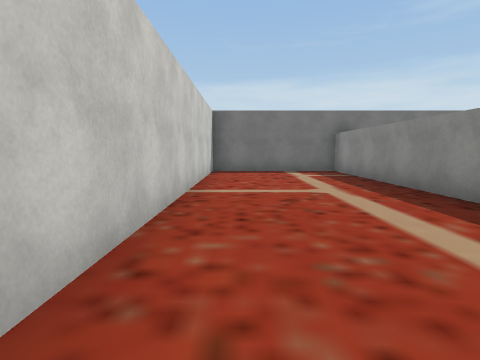
view 1 (above)

17 first-person views from a walk through a 3-D level made in the Unity game engine. The camera is 1.4 m above the floor, tilts 6° down and sees 80° across. The floor is counted in squares, 2 m on a side. Each view is taken from the middle of a square. On the plan, view 1 faces up. The plan holds only what a view shows up to about 10 squares ahead; the rest is blank. The player is left out. Some surface patterns are stand-ins.

view 2
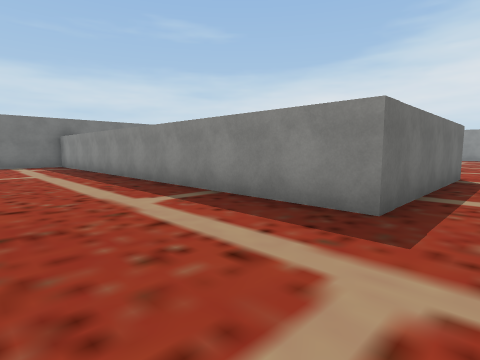

view 3
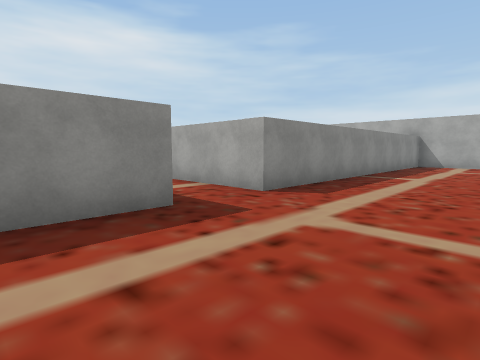

view 4
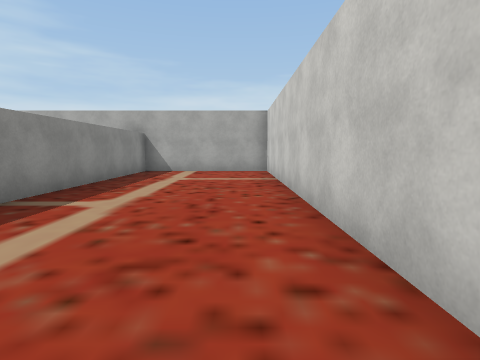

view 5
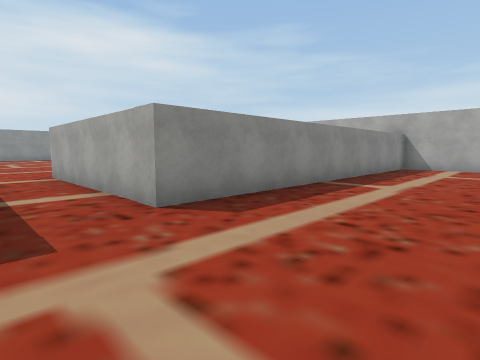

view 6
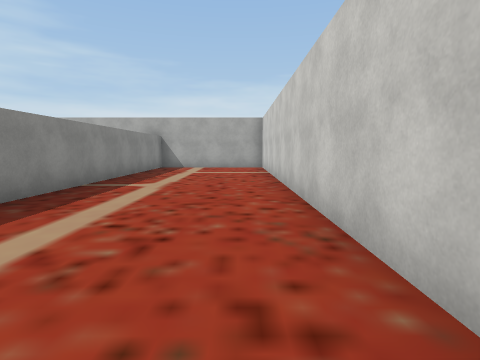

view 7
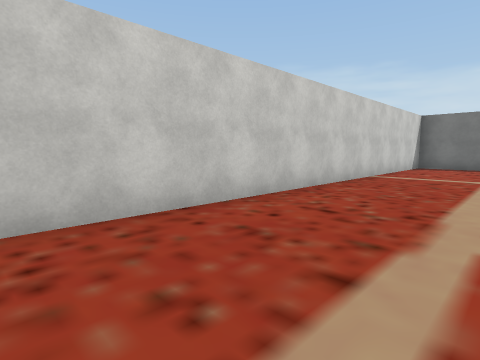

view 8
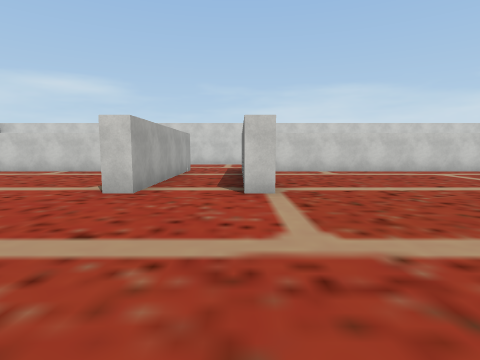

view 9
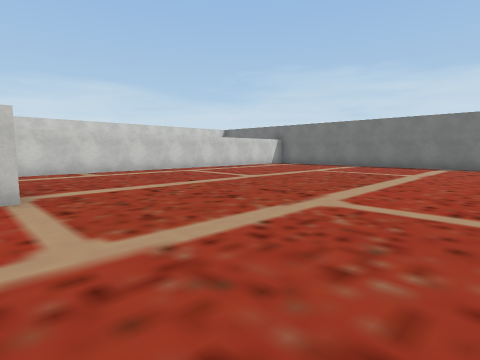

view 10
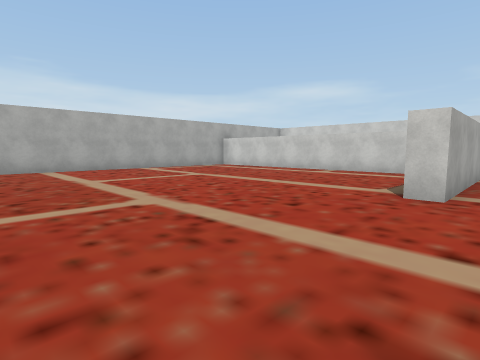

view 11
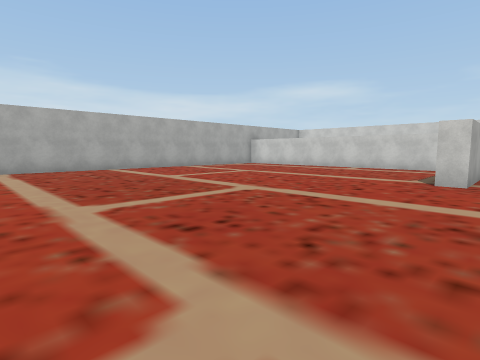

view 12
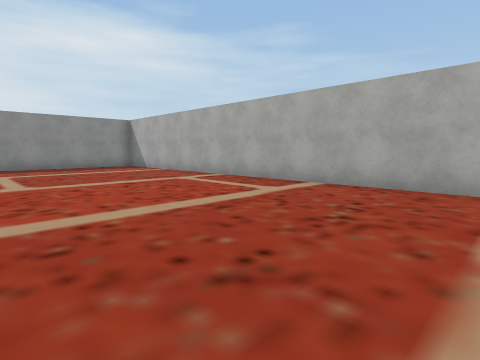

view 13
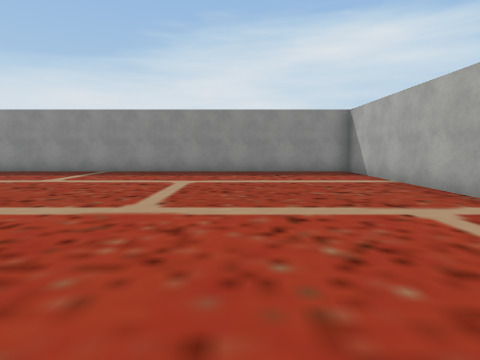

view 14
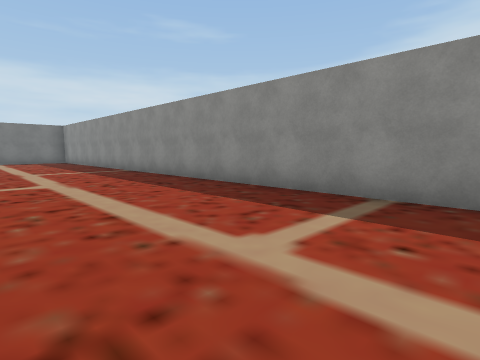

view 15
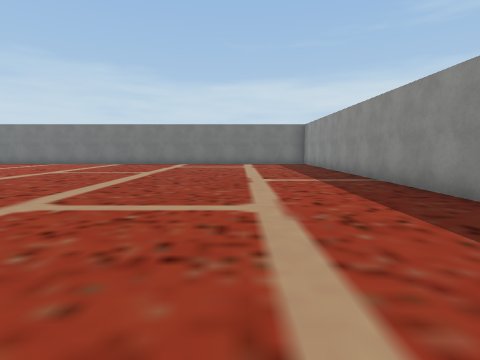

view 16
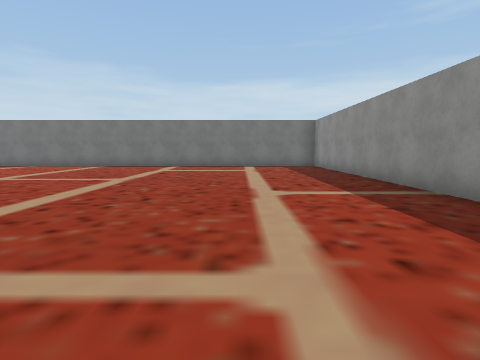

view 17
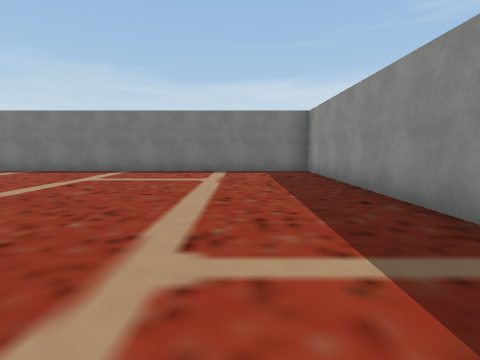

### Floor plan
Points are (right, up) in squares from view 1. A wall is a line through its corners. A room is listed if a view was taken in it or the views show most of it. See-through windows are left out.
Room 1 (views 1, 2, 3, 4, 5, 6, 7)
walls: (8.4, -2.9) (3.1, -2.9) (3.1, 9.5) (-0.9, 9.5) (-0.9, -14.5) (3.1, -14.5) (3.1, -4.7) (8.4, -4.7)
ways out: opening at (8, -4) to room 2
Room 2 (views 8, 9, 10, 11, 12, 13, 14, 15, 16, 17)
walls: (8.4, -2.4) (8.4, -2.9); (8.4, -4.7) (8.4, -5.2); (3.6, -6) (3.6, -10.9); (3.6, 4.9) (3.6, -1.9); (9.2, -14.5) (23.3, -14.5) (23.3, 9.5) (11.2, 9.5)
ways out: opening at (8, -4) to room 1

Positions as (right, up) in squares from view 1, and headings:
1: (0, 0), facing up
2: (0, -4), facing up-right
3: (0, -1), facing down-right
4: (0, -5), facing down
5: (0, -3), facing down-right
6: (0, -3), facing down
7: (2, -3), facing up-left
8: (13, -3), facing left
9: (13, -3), facing up-left
10: (13, -4), facing down-left
11: (15, -4), facing down-left
12: (11, -9), facing down-right
13: (14, -11), facing right
14: (19, -8), facing up-right
15: (20, -5), facing up
16: (20, -3), facing up
17: (21, 0), facing up
